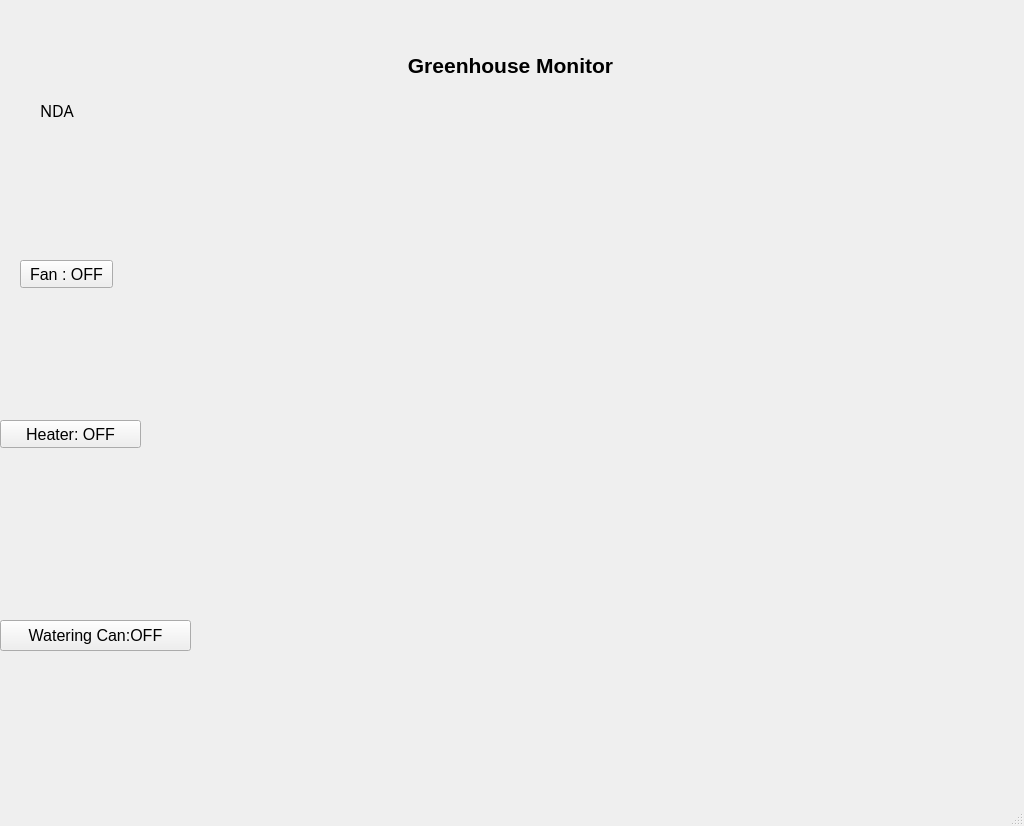
<?xml version="1.0" encoding="UTF-8"?>
<ui version="4.0">
 <class>MainWindow</class>
 <widget class="QMainWindow" name="MainWindow">
  <property name="geometry">
   <rect>
    <x>0</x>
    <y>0</y>
    <width>1024</width>
    <height>826</height>
   </rect>
  </property>
  <property name="windowTitle">
   <string>MainWindow</string>
  </property>
  <widget class="QWidget" name="centralwidget">
   <widget class="QLabel" name="label">
    <property name="geometry">
     <rect>
      <x>330</x>
      <y>20</y>
      <width>361</width>
      <height>91</height>
     </rect>
    </property>
    <property name="font">
     <font>
      <pointsize>16</pointsize>
      <weight>75</weight>
      <bold>true</bold>
     </font>
    </property>
    <property name="text">
     <string>Greenhouse Monitor</string>
    </property>
    <property name="alignment">
     <set>Qt::AlignCenter</set>
    </property>
   </widget>
   <widget class="QLabel" name="label_2">
    <property name="geometry">
     <rect>
      <x>0</x>
      <y>-10</y>
      <width>121</width>
      <height>151</height>
     </rect>
    </property>
    <property name="styleSheet">
     <string notr="true">image:url(:/myimage/helios.png)</string>
    </property>
    <property name="text">
     <string/>
    </property>
   </widget>
   <widget class="QPushButton" name="pushFan">
    <property name="geometry">
     <rect>
      <x>20</x>
      <y>260</y>
      <width>93</width>
      <height>28</height>
     </rect>
    </property>
    <property name="font">
     <font>
      <pointsize>12</pointsize>
     </font>
    </property>
    <property name="text">
     <string>Fan : OFF</string>
    </property>
   </widget>
   <widget class="QLabel" name="label_3">
    <property name="geometry">
     <rect>
      <x>10</x>
      <y>130</y>
      <width>111</width>
      <height>131</height>
     </rect>
    </property>
    <property name="styleSheet">
     <string notr="true">image:url(:/myimage/fan_on.png)</string>
    </property>
    <property name="text">
     <string/>
    </property>
    <property name="alignment">
     <set>Qt::AlignCenter</set>
    </property>
   </widget>
   <widget class="QLabel" name="label_5">
    <property name="geometry">
     <rect>
      <x>20</x>
      <y>300</y>
      <width>91</width>
      <height>111</height>
     </rect>
    </property>
    <property name="styleSheet">
     <string notr="true">image:url(:/myimage/heater_off.png)</string>
    </property>
    <property name="text">
     <string/>
    </property>
    <property name="alignment">
     <set>Qt::AlignCenter</set>
    </property>
   </widget>
   <widget class="QPushButton" name="pushHeater">
    <property name="geometry">
     <rect>
      <x>0</x>
      <y>420</y>
      <width>141</width>
      <height>28</height>
     </rect>
    </property>
    <property name="font">
     <font>
      <pointsize>12</pointsize>
     </font>
    </property>
    <property name="text">
     <string>Heater: OFF</string>
    </property>
   </widget>
   <widget class="QPushButton" name="pushWater">
    <property name="geometry">
     <rect>
      <x>0</x>
      <y>620</y>
      <width>191</width>
      <height>31</height>
     </rect>
    </property>
    <property name="font">
     <font>
      <pointsize>12</pointsize>
     </font>
    </property>
    <property name="text">
     <string>Watering Can:OFF</string>
    </property>
   </widget>
   <widget class="QLabel" name="label_6">
    <property name="geometry">
     <rect>
      <x>20</x>
      <y>490</y>
      <width>91</width>
      <height>111</height>
     </rect>
    </property>
    <property name="styleSheet">
     <string notr="true">image:url(:/myimage/water_off.png)</string>
    </property>
    <property name="text">
     <string/>
    </property>
    <property name="alignment">
     <set>Qt::AlignCenter</set>
    </property>
   </widget>
   <widget class="QLabel" name="label_4">
    <property name="geometry">
     <rect>
      <x>40</x>
      <y>100</y>
      <width>81</width>
      <height>21</height>
     </rect>
    </property>
    <property name="font">
     <font>
      <family>Gigi</family>
      <pointsize>12</pointsize>
     </font>
    </property>
    <property name="text">
     <string>NDA</string>
    </property>
   </widget>
  </widget>
  <widget class="QMenuBar" name="menubar">
   <property name="geometry">
    <rect>
     <x>0</x>
     <y>0</y>
     <width>1024</width>
     <height>26</height>
    </rect>
   </property>
  </widget>
  <widget class="QStatusBar" name="statusbar"/>
 </widget>
 <resources>
  <include location="image.qrc"/>
 </resources>
 <connections/>
</ui>
